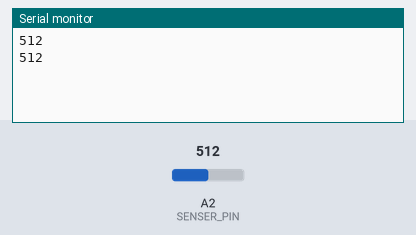
This sketch was run on a simulated Arduino Uno, built with avr-gcc and run on an emulated ATmega328P. Shown: the last lines printed to the serial monitor. The test bench sets the inputs (shaded band); at power-on: A2 (SENSER_PIN) = 512.

Above: at 1.8 s.
1.9 s: A2 (SENSER_PIN) set to 716
At 2.8 s:
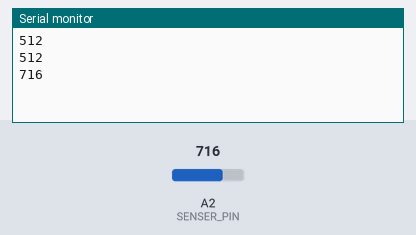
3.4 s: A2 (SENSER_PIN) set to 900
At 4.8 s:
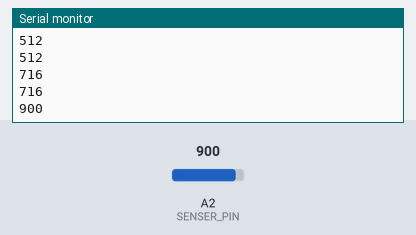
Timing chart, 0 to 6.4 s (numbered marks = the images above; inputs shaded):
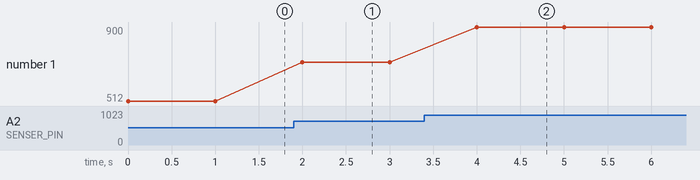

The sketch:

water_sensor.ino
```cpp
// 土壌センサのピン
const int SENSER_PIN = A2;

void setup() {
  Serial.begin(9600);
}

void loop() {

  // 土壌センサの値を読み取る
  int senser_val;
  senser_val = analogRead( SENSER_PIN );
  Serial.println(senser_val);
  delay(1000);
}
```

Measured:
- after the input at 1.9 s, the serial monitor: prints a new line after 0.10 s (image 1)
- after the input at 3.4 s, the serial monitor: prints a new line after 0.60 s (image 2)
- plotted number 1: 512 → 716 after the input at 1.9 s, 716 → 900 after the input at 3.4 s
